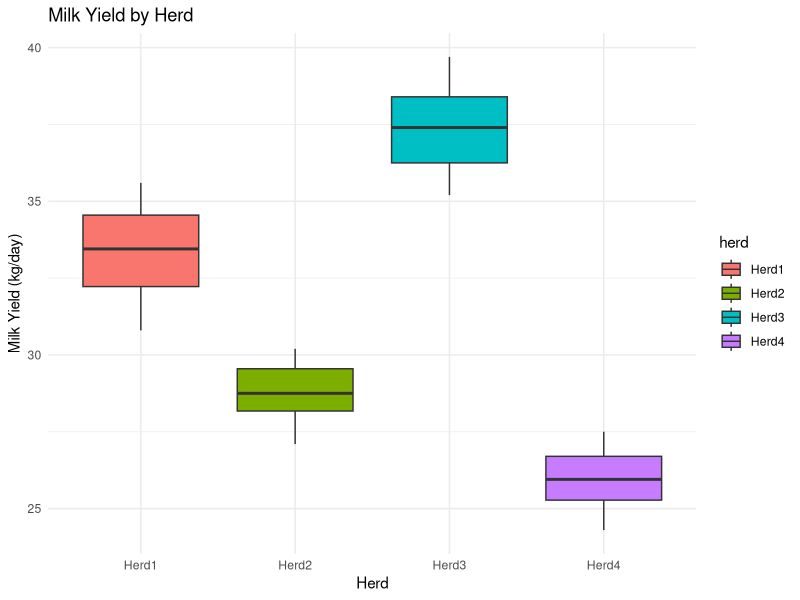

The R source for this figure:
## ---- chunk 1
library(MASS)

A <- matrix(c(4,2,2, 2,2,0, 2,0,2), 3, 3, byrow=TRUE)

# Moore-Penrose inverse
A_ginv <- ginv(A)
print(A_ginv)

# Verify AA⁻A = A
verification <- A %*% A_ginv %*% A
max(abs(verification - A))  # Should be ≈ 0
## ---- chunk 2
# Show that AA⁻A = A
cat("A:\n")
print(A)

cat("\nAA⁻A:\n")
print(A %*% A_ginv %*% A)

cat("\nDifference (should be ≈ 0):\n")
print(A - (A %*% A_ginv %*% A))
## ---- chunk 3
# Create a different g-inverse (manual construction)
# This is just for demonstration - typically use ginv()

A_ginv2 <- matrix(c(
  0.25, 0, 0,
  0, 0.5, 0,
  0, 0, 0
), 3, 3, byrow=TRUE)

# Verify it's a g-inverse
verification2 <- A %*% A_ginv2 %*% A
cat("Is A_ginv2 a valid g-inverse?\n")
cat("Max error:", max(abs(verification2 - A)), "\n")

# Compare AA⁻ for both g-inverses
cat("\nAA⁻ (Moore-Penrose):\n")
print(A %*% A_ginv)

cat("\nAA⁻ (manual):\n")
print(A %*% A_ginv2)

cat("\nThese are DIFFERENT, showing non-uniqueness of g-inverses.\n")
## ---- chunk 4
library(MASS)

is_estimable <- function(c, X, tol = 1e-10) {
  # Test if c'β is estimable
  # c'β estimable ⟺ (X'X)(X'X)⁻c = c

  # Ensure c is a column matrix
  if (is.vector(c)) {
    c <- matrix(c, ncol = 1)
  }

  XtX <- t(X) %*% X
  XtX_ginv <- ginv(XtX)
  projection <- XtX %*% XtX_ginv %*% c

  all(abs(as.vector(projection) - as.vector(c)) < tol)
}

# Create overparameterized design matrix for 4-group effects model
# Model: y_ij = μ + α_i + e_ij (5 parameters: μ, α₁, α₂, α₃, α₄)
# This is rank deficient (rank = 4, not 5)
n <- 20
group <- rep(1:4, each=5)

# Build X manually: [1 1 0 0 0; 1 0 1 0 0; 1 0 0 1 0; 1 0 0 0 1]
intercept <- rep(1, n)
ind1 <- as.numeric(group == 1)
ind2 <- as.numeric(group == 2)
ind3 <- as.numeric(group == 3)
ind4 <- as.numeric(group == 4)
X <- cbind(intercept, ind1, ind2, ind3, ind4)

# Test cases
c1 <- c(1, 0, 0, 0, 0)  # μ
c2 <- c(0, 1, -1, 0, 0) # α₁ - α₂

cat("c1 = [1,0,0,0,0] (μ) estimable:", is_estimable(c1, X), "\n")
cat("c2 = [0,1,-1,0,0] (α₁-α₂) estimable:", is_estimable(c2, X), "\n")
## ---- chunk 5
# Load data
dairy <- read.csv("data/dairy_herds_unbalanced.csv")

# Summary statistics by herd
library(dplyr)
dairy_summary <- dairy %>%
  group_by(herd) %>%
  summarise(
    n = n(),
    mean = mean(milk_yield),
    sd = sd(milk_yield)
  )
print(dairy_summary)

# Boxplot
library(ggplot2)
ggplot(dairy, aes(x = herd, y = milk_yield, fill = herd)) +
  geom_boxplot() +
  labs(title = "Milk Yield by Herd", 
       x = "Herd", y = "Milk Yield (kg/day)") +
  theme_minimal()

# Check if unbalanced design favors any herd
cat("\nSample sizes range from", min(table(dairy$herd)), 
    "to", max(table(dairy$herd)), "\n")
cat("Herd 3 has the most observations (n=15)\n")
cat("Herd 3 also has the highest mean yield.\n")
cat("This creates potential confounding.\n")
## ---- chunk 6
# Fit cell means model
fit_cell <- lm(milk_yield ~ herd - 1, data = dairy)

# Extract means and SEs
summary(fit_cell)

# Compare to sample means
dairy_means <- tapply(dairy$milk_yield, dairy$herd, mean)
coef_cell <- coef(fit_cell)

comparison <- data.frame(
  Herd = names(dairy_means),
  Sample_Mean = dairy_means,
  LM_Estimate = coef_cell
)
print(comparison)

cat("\nDo they match? ", all.equal(dairy_means, coef_cell), "\n")
## ---- chunk 7
# Fit effects model
fit_effects <- lm(milk_yield ~ herd, data = dairy)
summary(fit_effects)

cat("\nR uses Herd1 as reference (set-to-zero constraint)\n")
cat("Intercept = mean of Herd1\n")
cat("herdHerd2 = Herd2 - Herd1\n")
cat("herdHerd3 = Herd3 - Herd1\n")
cat("herdHerd4 = Herd4 - Herd1\n")

# Verify
cat("\nHerd means from effects model:\n")
cat("Herd1:", coef(fit_effects)[1], "\n")
cat("Herd2:", coef(fit_effects)[1] + coef(fit_effects)[2], "\n")
cat("Herd3:", coef(fit_effects)[1] + coef(fit_effects)[3], "\n")
cat("Herd4:", coef(fit_effects)[1] + coef(fit_effects)[4], "\n")
## ---- chunk 8
library(emmeans)

# Estimated marginal means
emm <- emmeans(fit_effects, "herd")

# Test 1: Herd 1 vs. Herd 2
contrast1 <- list("Herd1 vs Herd2" = c(1, -1, 0, 0))
test1 <- contrast(emm, contrast1)
print(test1)

# Test 2: Herd 3 vs. Average of Herds 1, 2, 4
contrast2 <- list("Herd3 vs Others" = c(1/3, 1/3, -1, 1/3))
test2 <- contrast(emm, contrast2)
print(test2)

# Test 3: Best vs. Worst
herd_means <- summary(emm)$emmean
best_herd <- which.max(herd_means)
worst_herd <- which.min(herd_means)

cat("\nBest herd:", names(herd_means)[best_herd], 
    "with mean", herd_means[best_herd], "kg/day\n")
cat("Worst herd:", names(herd_means)[worst_herd], 
    "with mean", herd_means[worst_herd], "kg/day\n")

contrast3_vec <- rep(0, 4)
contrast3_vec[best_herd] <- 1
contrast3_vec[worst_herd] <- -1
contrast3 <- list("Best vs Worst" = contrast3_vec)
test3 <- contrast(emm, contrast3)
print(test3)
## ---- chunk 9
# Load data
lambs <- read.csv("data/lamb_breed_environment.csv")

# Create table
table_breed_env <- table(lambs$breed, lambs$environment)
print(table_breed_env)

# Identify missing cells
cat("\nMissing cells (n=0):\n")
missing <- which(table_breed_env == 0, arr.ind = TRUE)
for(i in 1:nrow(missing)) {
  cat("  ", rownames(table_breed_env)[missing[i,1]], "×", 
      colnames(table_breed_env)[missing[i,2]], "\n")
}
## ---- chunk 10
# Fit additive model
fit_additive <- lm(weaning_weight ~ breed + environment, data = lambs)

# Type III SS
library(car)
cat("Type III ANOVA:\n")
Anova(fit_additive, type = 3)

# Interpretation
cat("\nBreed effect (adjusted for environment): ",
    ifelse(Anova(fit_additive, type=3)$`Pr(>F)`[2] < 0.05, 
           "SIGNIFICANT", "NOT SIGNIFICANT"), "\n")

cat("Environment effect (adjusted for breed): ",
    ifelse(Anova(fit_additive, type=3)$`Pr(>F)`[3] < 0.05, 
           "SIGNIFICANT", "NOT SIGNIFICANT"), "\n")
## ---- chunk 11
# Fit interaction model
fit_interaction <- lm(weaning_weight ~ breed * environment, data = lambs)

# Check for NA coefficients
coefs <- coef(fit_interaction)
na_params <- names(coefs)[is.na(coefs)]

cat("Non-estimable parameters (NA):\n")
print(na_params)

cat("\nWhy NA? These breed×environment combinations have n=0 (missing cells)\n")
cat("The interaction parameters for Suffolk×HighAltitude and Romney×Feedlot\n")
cat("cannot be estimated because there are no observations in those cells.\n")

# Test interaction significance
cat("\nTest interaction vs. additive:\n")
anova_test <- anova(fit_additive, fit_interaction)
print(anova_test)

if(anova_test$`Pr(>F)`[2] < 0.05) {
  cat("\nInteraction IS significant → breed effects depend on environment\n")
} else {
  cat("\nInteraction NOT significant → additive model sufficient\n")
}
## ---- chunk 12
library(emmeans)

# Marginal means for breed
emm_breed <- emmeans(fit_additive, "breed")
cat("Estimated marginal means (breed):\n")
print(emm_breed)

# Pairwise comparisons
cat("\nPairwise breed comparisons:\n")
pairs_breed <- pairs(emm_breed)
print(pairs_breed)

# Which are estimable?
cat("\nAll pairwise breed differences are estimable because:\n")
cat("1. Each pair of breeds shares at least one environment\n")
cat("2. Marginal means average across environments where breeds are present\n")
cat("3. Contrasts don't depend on missing cells\n")
